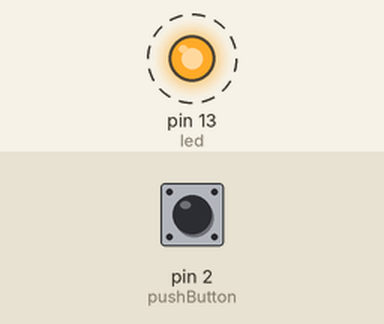
The sketch below on a simulated Arduino Uno, built with avr-gcc and run on an emulated ATmega328P. On the bench: output pins drawn as LEDs (lit = HIGH). Dashed ring = blinking. Inputs (shaded band) come from the test bench; at power-on: pin 2 (pushButton) LOW. What the sketch prints to the serial monitor is not drawn.

Above: at 0.7 s.
Timing chart, 0 to 5.2 s (numbered marks = the images above):
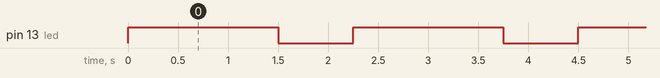

The sketch:

sketch_nov06a.ino
```cpp
/* Programmer: Faith Goodman
 * Date: 11.6.19
 * Program: Blink
 * This program will turn on an LED for a certain
 * amount of time, turn it off, and back on in a While Loop
 *
 *Merged 12.2.19
 *
 * Programmer: Faith Goodman
 * Date: 11.14.19
 * Program: Digital Read and Serial Port
 * This program will read a digital input on pin 2, prints the
 * result to the serial monitor
 */

//intitialize the LED to Pin 13

int led = 13;
//digital pin 2 has a push button attached to it
int pushButton = 2;


void setup() {
  // Using the function pinMode to call the variable led and provide Output
  pinMode(led, OUTPUT);

  //initializes serial communication at 9600 bits per second
  Serial.begin(9600);
  //make the pushButton pin an input
  pinMode(pushButton, INPUT);

}

void loop() {
  // put your main code here, to run repeatedly:
  digitalWrite(led, HIGH);
  delay(1500);
  digitalWrite(led, LOW);
  delay(500);

//read the input pin
  int buttonState = digitalRead(pushButton);
  //prints out the state of the button
  Serial.println(buttonState);
  delay(250);
  //delay in between readings for stability

}
```

Measured:
- by itself, pin 13 (led): alternates HIGH for 1.5 s and LOW for 0.75 s
